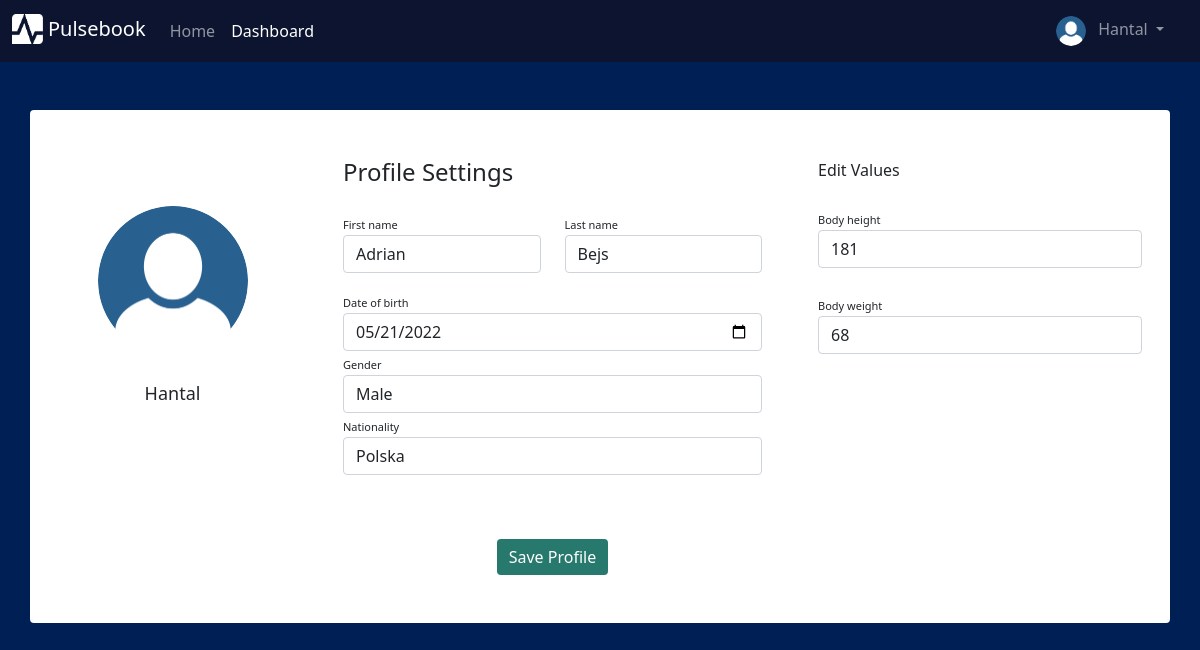
Page /profile (signed in) on the earlier database version.
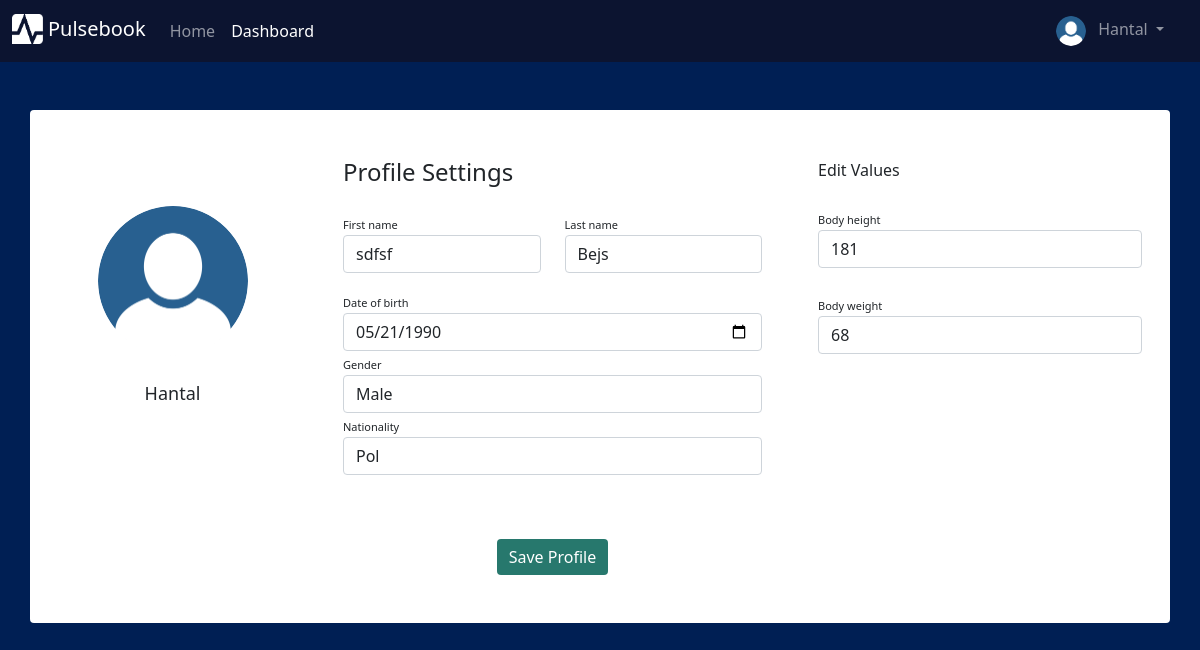
Same page on the later database version.
### testy/models.py (models this page shows, shortened)
class User(db.Model, UserMixin):
    __tablename__ = "users"
    id = db.Column(db.Integer, primary_key = True)
    username = db.Column(db.String(30), nullable = False, unique = True)
    email = db.Column(db.String(50), nullable = False, unique = True)
    passwordHash = db.Column(db.String(60), nullable = False)
    active = db.Column(db.Boolean(), nullable = False, default = True)
    roleId = db.Column(db.Integer, db.ForeignKey("roles.id", ondelete='CASCADE'), nullable=False)
    profileId = db.Column(db.Integer, db.ForeignKey("profiles.id", ondelete='CASCADE'), nullable=False)
    @property
    def password(self):
        return self.passwordHash

class UserProfile(db.Model):
    __tablename__ = "profiles"
    id = db.Column(db.Integer, primary_key=True)
    first_name = db.Column(db.String(30))
    last_name = db.Column(db.String(30))
    date_of_birth = db.Column(db.Date)
    age = db.Column(db.Integer)
    gender = db.Column(db.String(6))
    nationality = db.Column(db.String(30))
    avatarName = db.Column(db.String(30))
    height = db.Column(db.Integer)
    weight = db.Column(db.Integer)
    user = db.relationship('User', backref=db.backref('profiles'))
    @property
    def dob(self):
        return self.date_of_birth

### testy/routes.py (the view, shortened to what this page needs)
@app.route("/profile", methods=['GET', 'POST'])
def profile_page():
    if current_user.is_authenticated:
        form = ProfileForm()
        currentProfile = UserProfile.query.filter_by(id=current_user.profileId).first()
        form.first_name.data = currentProfile.first_name
        form.last_name.data = currentProfile.last_name
        form.date_of_birth.data = currentProfile.date_of_birth
        form.gender.data = currentProfile.gender
        form.nationality.data = currentProfile.nationality
        form.height.data = currentProfile.height
        form.weight.data = currentProfile.weight
        return render_template("profile.html", form=form)
    return redirect(url_for("home_page"))

### testy/forms.py (shortened to what this page needs)
class ProfileForm(FlaskForm):
    first_name = StringField(label="First name", validators=[DataRequired(message='Can\'t be blank')])
    last_name = StringField(label="Last name", validators=[DataRequired()])
    date_of_birth = DateField(label="Date of birth", validators=[DataRequired()])
    gender = StringField(label="Gender", validators=[DataRequired()])
    nationality = StringField(label="Nationality", validators=[DataRequired()])
    height = IntegerField(label="Height", validators=[DataRequired()])
    weight = IntegerField(label="Weight", validators=[DataRequired()])
    submit = SubmitField(label = "Save Profile")

### testy/models.py (called while the page is built)
@login_manager.user_loader
def load_user(userId):
    return User.query.get(int(userId))

### testy/templates/profile.html (shortened to what this page needs)
{% extends "base.html" %}
{% block content %}
<link rel="stylesheet" type="text/css" href="/static/styles/profilepage.css">
<form class="container rounded bg-white mt-5 mb-5" method="POST">
    <div class="row">
        <div class="col-md-3 border-right">
            <div class="d-flex flex-column align-items-center text-center p-3 py-5"><img class="rounded-circle mt-5" width="150px" src="/static/images/avatar0.png"><br><span class="typeuser1">{{ current_user.username }}</span></div>
        </div>
        <div class="col-md-5 border-right">
            <div class="p-3 py-5">
                <div class="d-flex justify-content-between align-items-center mb-3">
                    <h4 class="text-right">Profile Settings</h4>
                </div>
                <div class="row mt-2">
                    <div class="col-md-6"><label class="labels">First name</label>{{ form.first_name(placeholder="First name", class_="form-control") }}</div>
                    <div class="col-md-6"><label class="labels">Last name</label>{{ form.last_name(placeholder="Last name", class_="form-control") }}</div>
                </div>
                <div class="row mt-3">
                    <div class="col-md-12"><label class="labels">Date of birth</label>{{ form.date_of_birth(placeholder="Date of birth", class_="form-control") }}</div>
                    <div class="col-md-12"><label class="labels">Gender</label>{{ form.gender(placeholder="Gender", class_="form-control") }}</div>
                    <div class="col-md-12"><label class="labels">Nationality</label>{{ form.nationality(placeholder="Nationality", class_="form-control") }}</div>
                </div>
                <div class="mt-5 text-center">{{ form.submit(class_="btn btn-primary profile-button") }}</div>
            </div>
        </div>
        <div class="col-md-4">
            <div class="p-3 py-5">
                 <div class="d-flex justify-content-between align-items-center experience"><span>Edit Values</span></div><br>
                <div class="col-md-12"><label class="labels">Body height</label>{{ form.height(placeholder="Height[cm]", class_="form-control") }}</div> <br>
                <div class="col-md-12"><label class="labels">Body weight</label>{{ form.weight(placeholder="Weight[kg]", class_="form-control") }}</div>
            </div>
        </div>
    </div>
</form>
{% endblock %}

### testy/templates/base.html (shortened to what this page needs)
<!doctype html>
<html lang="en">
  <head>
    <link href="https://cdn.jsdelivr.net/npm/bootstrap@5.0.2/dist/css/bootstrap.min.css" rel="stylesheet">
    <link rel="stylesheet" type="text/css" href="/static/styles/mainpage.css">
  </head>
  <body>
    <nav class="navbar navbar-expand-sm navbar-dark fixed-top" height="20" style="background-color: #0c1430;">
      <div class="container-fluid">
        <div class="mx-auto order-0">
          <a class="navbar-brand" href="">
            <img src="/static/images/pulselogo0.png"  alt="" height="30" class="d-inline-block mb-1">
            Pulsebook
          </a>
        </div>
        <div class="navbar-collapse collapse order-1 dual-collapse2">
            <ul class="navbar-nav">
              <li class="nav-item">
                <a class="nav-link" aria-current="page" href="/">Home</a>
              </li>
              {% if current_user.is_authenticated %}
              <li class="nav-item">
                <a class="nav-link active" href="/dashboard">Dashboard</a>
              </li>
              {% endif %}
            </ul>
        </div>
        {% if current_user.is_authenticated %}
        <div class="navbar-collapse collapse order-2 dual-collapse2">
            <ul class="navbar-nav ms-auto">
              <li class="nav-item dropdown no-arrow me-3">
                <a class="nav-link dropdown-toggle ms-4" href="#" id="userDropdown" role="button"
                    data-bs-toggle="dropdown" aria-haspopup="true" aria-expanded="false">
                    <img class="img-profile rounded-circle" src="/static/images/avatar0.png" height="30">
                    <span class="ps-2">{{ current_user.username }}</span>
                </a>
              </li>
            </ul>
        </div>
        {% endif %}
      </div>
    </nav>
    {% block content %}
    {% endblock %}
  </body>
</html>

### testy/static/styles/mainpage.css (style rules this page uses)
.navbar { position: sticky; top: 0; }

### testy/static/styles/profilepage.css (style rules this page uses)
body { background: #001F54; }
.profile-button { background: rgb(39, 120, 109); box-shadow: none; border: none }
.labels { font-size: 11px }
.typeuser1 { font-size: 18px; }

Differences in the rows shown:
removed UserProfile: first_name "Adrian", last_name "Bejs", date_of_birth "05/21/2022", gender "Male", nationality "Polska", height "181", weight "68"
added UserProfile: first_name "sdfsf", last_name "Bejs", date_of_birth "05/21/1990", gender "Male", nationality "Pol", height "181", weight "68"
